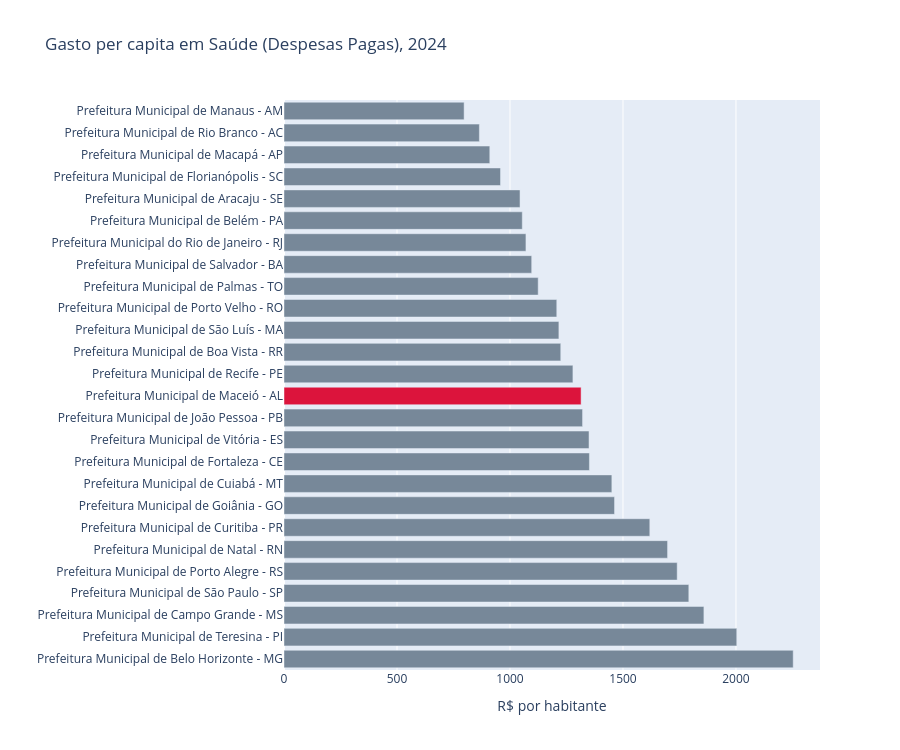

The notebook cell saved with this chart:
### Code cell
def grafico_per_capita(funcao_nome, titulo):
    dados = df_per_capita[df_per_capita["funcao"] == funcao_nome].sort_values("per_capita")
    ordem_capitais = dados["capital"].tolist()  # ascendente: menor per capita embaixo, maior em cima

    fig = px.bar(
        dados,
        x="per_capita",
        y="capital",
        color="destaque",
        orientation="h",
        color_discrete_map={"Maceió": "crimson", "Outras capitais": "lightslategray"},
        category_orders={"capital": ordem_capitais},  # <- fixa a ordem certa
        title=titulo,
        labels={"per_capita": "R$ por habitante", "capital": ""},
    )
    fig.update_layout(height=750, showlegend=False)
    return fig

grafico_per_capita("10 - Saúde", "Gasto per capita em Saúde (Despesas Pagas), 2024").show()

### Figure 1 — Plotly figure (JSON) as saved in the notebook; plotly's stock layout.template omitted (floating-point values rounded to 4 significant figures)
{"data": [{"hovertemplate": "destaque=Outras capitais<br>R$ por habitante=%{x}<br>=%{y}<extra></extra>", "legendgroup": "Outras capitais", "marker": {"color": "lightslategray", "pattern": {"shape": ""}}, "name": "Outras capitais", "orientation": "h", "showlegend": true, "textposition": "auto", "type": "bar", "x": [797.0, 864.6, 910.6, 958.1, 1044.0, 1054.0, 1071.0, 1096.0, 1125.0, 1207.0, 1216.0, 1225.0, 1278.0, 1321.0, 1350.0, 1351.0, 1451.0, 1463.0, 1619.0, 1697.0, 1740.0, 1791.0, 1858.0, 2003.0, 2253.0], "xaxis": "x", "y": ["Prefeitura Municipal de Manaus - AM", "Prefeitura Municipal de Rio Branco - AC", "Prefeitura Municipal de Macapá - AP", "Prefeitura Municipal de Florianópolis - SC", "Prefeitura Municipal de Aracaju - SE", "Prefeitura Municipal de Belém - PA", "Prefeitura Municipal do Rio de Janeiro - RJ", "Prefeitura Municipal de Salvador - BA", "Prefeitura Municipal de Palmas - TO", "Prefeitura Municipal de Porto Velho - RO", "Prefeitura Municipal de São Luís - MA", "Prefeitura Municipal de Boa Vista - RR", "Prefeitura Municipal de Recife - PE", "Prefeitura Municipal de João Pessoa - PB", "Prefeitura Municipal de Vitória - ES", "Prefeitura Municipal de Fortaleza - CE", "Prefeitura Municipal de Cuiabá - MT", "Prefeitura Municipal de Goiânia - GO", "Prefeitura Municipal de Curitiba - PR", "Prefeitura Municipal de Natal - RN", "Prefeitura Municipal de Porto Alegre - RS", "Prefeitura Municipal de São Paulo - SP", "Prefeitura Municipal de Campo Grande - MS", "Prefeitura Municipal de Teresina - PI", "Prefeitura Municipal de Belo Horizonte - MG"], "yaxis": "y"}, {"hovertemplate": "destaque=Maceió<br>R$ por habitante=%{x}<br>=%{y}<extra></extra>", "legendgroup": "Maceió", "marker": {"color": "crimson", "pattern": {"shape": ""}}, "name": "Maceió", "orientation": "h", "showlegend": true, "textposition": "auto", "type": "bar", "x": [1315.0], "xaxis": "x", "y": ["Prefeitura Municipal de Maceió - AL"], "yaxis": "y"}], "layout": {"barmode": "relative", "height": 750, "legend": {"title": {"text": "destaque"}, "tracegroupgap": 0}, "showlegend": false, "title": {"text": "Gasto per capita em Saúde (Despesas Pagas), 2024"}, "xaxis": {"anchor": "y", "domain": [0, 1], "title": {"text": "R$ por habitante"}}, "yaxis": {"anchor": "x", "categoryarray": ["Prefeitura Municipal de Belo Horizonte - MG", "Prefeitura Municipal de Teresina - PI", "Prefeitura Municipal de Campo Grande - MS", "Prefeitura Municipal de São Paulo - SP", "Prefeitura Municipal de Porto Alegre - RS", "Prefeitura Municipal de Natal - RN", "Prefeitura Municipal de Curitiba - PR", "Prefeitura Municipal de Goiânia - GO", "Prefeitura Municipal de Cuiabá - MT", "Prefeitura Municipal de Fortaleza - CE", "Prefeitura Municipal de Vitória - ES", "Prefeitura Municipal de João Pessoa - PB", "Prefeitura Municipal de Maceió - AL", "Prefeitura Municipal de Recife - PE", "Prefeitura Municipal de Boa Vista - RR", "Prefeitura Municipal de São Luís - MA", "Prefeitura Municipal de Porto Velho - RO", "Prefeitura Municipal de Palmas - TO", "Prefeitura Municipal de Salvador - BA", "Prefeitura Municipal do Rio de Janeiro - RJ", "Prefeitura Municipal de Belém - PA", "Prefeitura Municipal de Aracaju - SE", "Prefeitura Municipal de Florianópolis - SC", "Prefeitura Municipal de Macapá - AP", "Prefeitura Municipal de Rio Branco - AC", "Prefeitura Municipal de Manaus - AM"], "categoryorder": "array", "domain": [0, 1], "title": {"text": ""}}}}
